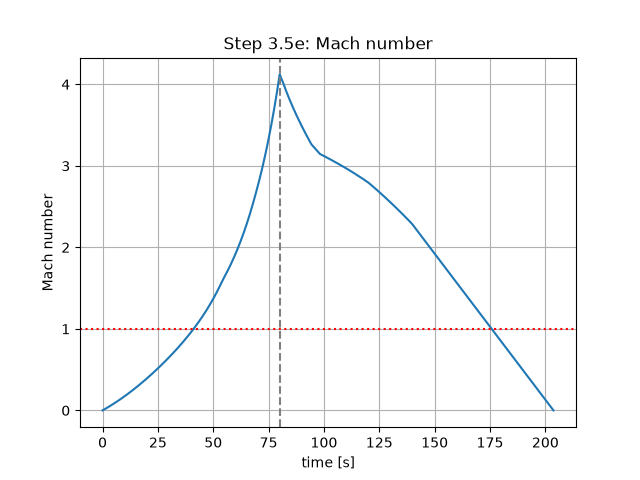

Here is the Python script that generated this plot:
# Step 3.5e: Mach number -- how fast are we compared to the speed of sound?
# Same flight as Step 3.5d. NEW: speed of sound (depends on temperature) and Mach = v / a.

import math
import matplotlib.pyplot as plt
from atmosphere import us_standard_atmosphere, speed_of_sound    # NEW: also take speed_of_sound

g = 9.82              # gravity [m/s^2]  (kept constant for now)
dt = 0.01             # time step [s]

# ---- the rocket (same as Step 3.5d) ----
dry_mass = 200.0      # empty rocket [kg]
fuel = 800.0          # fuel [kg]
mdot = 10.0           # burn rate [kg/s]
ve = 1500.0           # exhaust speed [m/s]
thrust = mdot * ve    # 15000 N

radius = 0.25                 # [m]
A = math.pi * radius**2       # front area [m^2]
Cd = 0.5

# ---- start on the pad ----
h = 0.0
v = 0.0
t = 0.0
m = dry_mass + fuel

ts, hs, vs, qs, machs = [], [], [], [], []

# ---- PHASE 1: engine ON ----
burn_time = fuel / mdot
for i in range(round(burn_time / dt)):
    T, P, rho = us_standard_atmosphere(h)
    a_sound = speed_of_sound(T)   # NEW: speed of sound here [m/s]
    mach = v / a_sound            # NEW: Mach number (1 = speed of sound)
    q = 0.5 * rho * v**2
    drag = q * Cd * A
    ts.append(t)
    hs.append(h / 1000)
    vs.append(v)
    qs.append(q / 1000)
    machs.append(mach)
    a = (thrust - m * g - drag) / m
    v = v + a * dt
    h = h + v * dt
    m = m - mdot * dt
    t = t + dt

# ---- PHASE 2: engine OFF ----
while v > 0:
    T, P, rho = us_standard_atmosphere(h)
    a_sound = speed_of_sound(T)
    mach = v / a_sound
    q = 0.5 * rho * v**2
    drag = q * Cd * A
    ts.append(t)
    hs.append(h / 1000)
    vs.append(v)
    qs.append(q / 1000)
    machs.append(mach)
    a = (- m * g - drag) / m
    v = v + a * dt
    h = h + v * dt
    t = t + dt

# ---- 1. when do we go supersonic (pass Mach 1)? ----
for j in range(len(machs)):
    if machs[j] >= 1.0:
        break                     # NEW: 'break' = stop the loop right now; j stays at this slice
print("MACH 1 (supersonic) at t =", round(ts[j]), "s,  height =", round(hs[j], 1), "km,  speed =", round(vs[j]), "m/s")

# ---- 2. Mach number at Max Q ----
k = qs.index(max(qs))
print("MAX Q at t =", round(ts[k]), "s,  Mach =", round(machs[k], 2))

# ---- 3. fastest Mach of the flight ----
print("TOP MACH =", round(max(machs), 1))

# ---- PLOT: Mach vs time ----
plt.plot(ts, machs)
plt.axhline(1.0, color="red", linestyle=":")                 # dotted red line = speed of sound
plt.axvline(burn_time, color="gray", linestyle="--")         # dashed line = engine off
plt.xlabel("time [s]")
plt.ylabel("Mach number")
plt.title("Step 3.5e: Mach number")
plt.grid()
plt.savefig("step3_5e_mach.png")
plt.show()
